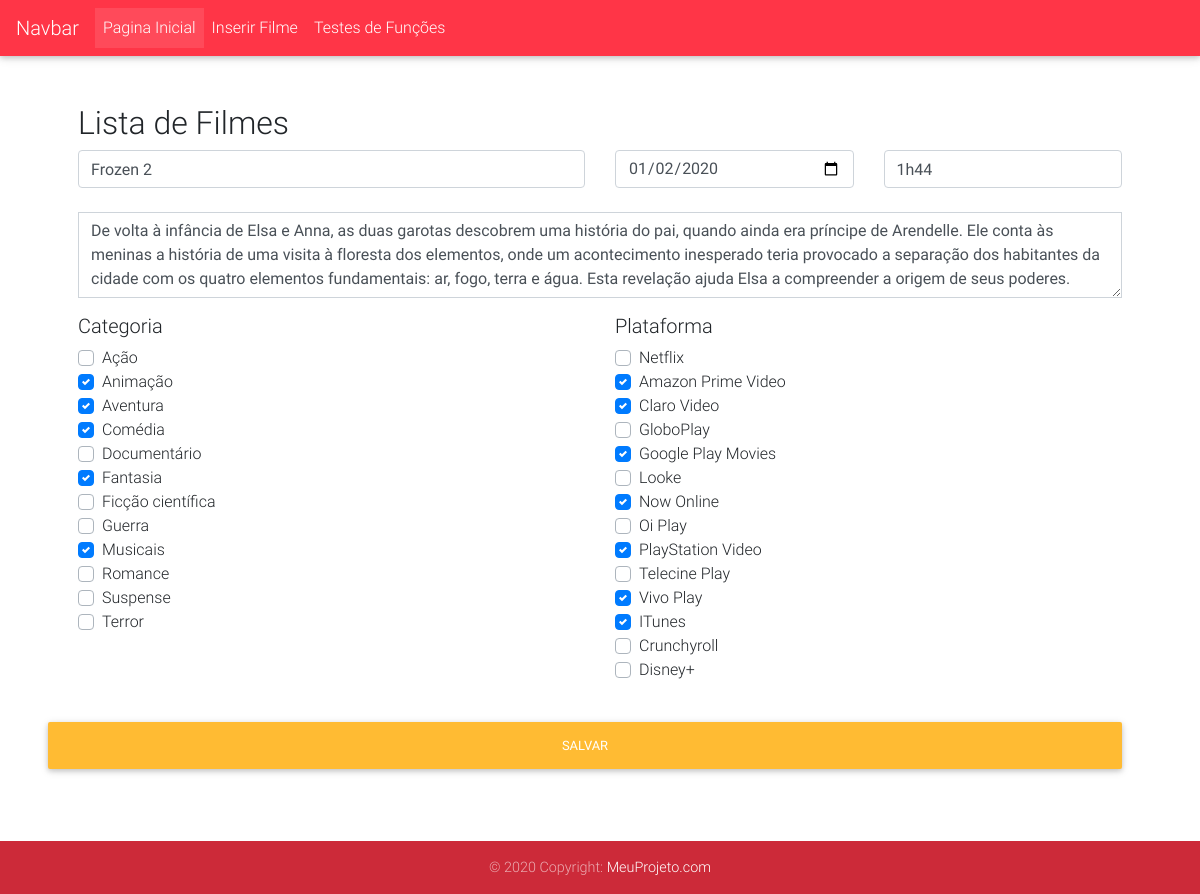
/Home/insere_filme/11, run on the app's committed database.
### tables this page shows
CREATE TABLE `filme` (
  `id` int(11) NOT NULL,
  `titulo` varchar(150) NOT NULL,
  `ano_lancamento` date NOT NULL,
  `duracao` varchar(50) NOT NULL,
  `sinopse` longtext NOT NULL
);

CREATE TABLE `categoria_filme` (
  `id` int(11) NOT NULL,
  `id_filme` int(11) NOT NULL,
  `categoria` int(11) NOT NULL
);

CREATE TABLE `plataforma_filme` (
  `id` int(11) NOT NULL,
  `id_filme` int(11) NOT NULL,
  `plataforma` int(11) NOT NULL
);

### application/controllers/Home.php (called while the page is built, shortened)
<?php
class Home extends CI_Controller{
    function __construct()
    {
        $this->load->model("Home_Model", "m_home");
    }
    public function insere_filme($id = null)
    {
        $data["erro"] = $this->m_home->insere_filme();
        if($id != null)
            $data["filme"] = $this->m_home->get_filmes($id)[0];
        $data["categoria"] = $this->m_home->get_categoria();
        $data["plataforma"] = $this->m_home->get_plataformas();
        $this->load->view("template/header", $data, false);
        $this->load->view("home/form_insere", $data, false);
        $this->load->view("template/footer", $data, false);
    }
}

### index.php (called while the page is built, shortened)
<?php
require_once BASEPATH.'core/CodeIgniter.php';

### application/models/Home_model.php (called while the page is built, shortened)
<?php
class Home_Model extends CI_Model{
    public function get_filmes($id = null)
    {
        if($id != null)
            $this->db->where("id = $id");
        $query = $this->db->get("filme")->result();
        if($query)
        {
            foreach($query as $item)
            {
                $item->categoria = $this->db->get_where("categoria_filme", "id_filme = $item->id")->result();
                $item->plataforma = $this->db->get_where("plataforma_filme", "id_filme = $item->id")->result();
            }
        }
        else
        {
            return array();
        }
        return $query;
    }
    public function get_categoria($id = null)
    {
        $categoria = array();
        $categoria[] = array("id"=> 1, "nome" => "Ação");
        $categoria[] = array("id"=> 2, "nome" => "Animação");
        $categoria[] = array("id"=> 3, "nome" => "Aventura");
        $categoria[] = array("id"=> 4, "nome" => "Comédia");
        $categoria[] = array("id"=> 5, "nome" => "Documentário");
        $categoria[] = array("id"=> 6, "nome" => "Fantasia");
        $categoria[] = array("id"=> 7, "nome" => "Ficção científica");
        $categoria[] = array("id"=> 8, "nome" => "Guerra");
        $categoria[] = array("id"=> 9, "nome" => "Musicais");
        $categoria[] = array("id"=> 10, "nome" => "Romance");
        $categoria[] = array("id"=> 11, "nome" => "Suspense");
        $categoria[] = array("id"=> 12, "nome" => "Terror");
        if($id != null)
        {
            return $categoria[$id-1];
        }
        return $categoria;
    }
    public function get_plataformas($id = null)
    {
        $plataforma = array();
        $plataforma[] = array("id"=> 1, "nome" => "Netflix");
        $plataforma[] = array("id"=> 2, "nome" => "Amazon Prime Video");
        $plataforma[] = array("id"=> 3, "nome" => "Claro Video");
        $plataforma[] = array("id"=> 4, "nome" => "GloboPlay");
        $plataforma[] = array("id"=> 5, "nome" => "Google Play Movies");
        $plataforma[] = array("id"=> 6, "nome" => "Looke");
        $plataforma[] = array("id"=> 7, "nome" => "Now Online");
        $plataforma[] = array("id"=> 8, "nome" => "Oi Play");
        $plataforma[] = array("id"=> 9, "nome" => "PlayStation Video");
        $plataforma[] = array("id"=> 10, "nome" => "Telecine Play");
        $plataforma[] = array("id"=> 11, "nome" => "Vivo Play");
        $plataforma[] = array("id"=> 12, "nome" => "ITunes");
        $plataforma[] = array("id"=> 13, "nome" => "Crunchyroll");
        $plataforma[] = array("id"=> 14, "nome" => "Disney+");
        if($id != null)
        {
            return $plataforma[$id-1];
        }
        return $plataforma;
    }
    public function insere_filme()
    {
        if(sizeof($_POST) == 0) return;
        $rst = (object)array("result" => false, "msg" => "", "tipo" => 0);
        $data = (object)$this->input->post();
        $this->db->set("titulo", $data->titulo);
        $this->db->set("ano_lancamento", $data->ano_lancamento);
        $this->db->set("duracao", $data->duracao);
        $this->db->set("sinopse", $data->sinopse);
        return $rst;
    }
}

### application/views/home/form_insere.php (the view, shortened to what this page needs)
<div class="container p-5">
    <h2>Lista de Filmes</h2>
    <form method="post" action="#">
        <div class="row">
            <div class="col-md-6 col-sm-6 col-xs-12">
                <input type="text" id="titulo" name="titulo" value="<?= isset($filme) ? $filme->titulo : "" ?>" class="form-control mb-4" placeholder="Titulo">
            </div>
            <div class="col-md-3 col-sm-3 col-xs-12">
                <input type="date" id="ano_lancamento" value="<?= isset($filme) ? $filme->ano_lancamento : "" ?>" name="ano_lancamento" class="form-control mb-4" placeholder="Data de Lançamento">
            </div>
            <div class="col-md-3 col-sm-3 col-xs-12">
                <input type="text" id="duracao" value="<?= isset($filme) ? $filme->duracao : "" ?>" name="duracao" class="form-control mb-4" placeholder="Duração do Filme">
            </div>
            <div class="col-md-12 col-sm-12 col-xs-12">
                <textarea class="form-control rounded-0" id="sinopse" rows="3" name="sinopse" placeholder="Sinopse"><?= isset($filme) ? $filme->sinopse : ""  ?></textarea>
            </div>
        </div>
        <div class="row mt-3">
            <div class="col-md-6 col-sm-6 col-xs-12">
                <h5>Categoria</h5>
                <?php foreach($categoria as $item): ?>
                    <?php if(isset($filme)): ?>
                        <?php foreach($filme->categoria as $value): ?>
                            <?php $item["verif"] = 0; ?>
                            <?php if($value->categoria == $item["id"]): ?>
                                <?php $item["verif"] = 1; ?>
                                <div class="custom-control custom-checkbox">
                                    <label class="custom-control-label" for="categoria<?= $item["id"] ?>"><?= $item["nome"] ?></label>
                                </div>
                                <?php break; ?>
                            <?php endif; ?>
                        <?php endforeach; ?>
                        <?php if($item["verif"] == 0): ?>
                            <div class="custom-control custom-checkbox">
                                <label class="custom-control-label" for="categoria<?= $item["id"] ?>"><?= $item["nome"] ?></label>
                            </div>
                        <?php endif; ?>
                    <?php endif; ?>
                <?php endforeach; ?>
            </div>
            <div class="col-md-6 col-sm-6 col-xs-12">
                <h5>Plataforma</h5>
                <?php foreach($plataforma as $item): ?>
                    <?php if(isset($filme)): ?>
                        <?php foreach($filme->plataforma as $value): ?>
                            <?php $item["verif"] = 0; ?>
                            <?php if($value->plataforma == $item["id"]): ?>
                                <?php $item["verif"] = 1; ?>
                                <div class="custom-control custom-checkbox">
                                    <label class="custom-control-label" for="plataforma<?= $item["id"] ?>"><?= $item["nome"] ?></label>
                                </div>
                                <?php break; ?>
                            <?php endif; ?>
                        <?php endforeach; ?>
                        <?php if($item["verif"] == 0): ?>
                            <div class="custom-control custom-checkbox">
                                <label class="custom-control-label" for="plataforma<?= $item["id"] ?>"><?= $item["nome"] ?></label>
                            </div>
                        <?php endif; ?>
                    <?php endif; ?>
                <?php endforeach; ?>
            </div>
        </div>
        <div class="row mt-3">
            <button class="btn btn-warning btn-block my-4" type="submit">Salvar</button>
        </div>
    </form>
</div>

### data on the page
filme: titulo "Frozen 2", ano_lancamento "01/02/2020", duracao "1h44", sinopse "De volta à infância de Elsa e Anna, as duas garotas descobrem uma história do pai, quando ainda era príncipe de Arendelle. Ele conta às meninas a história de uma visita à floresta dos elementos, onde um acontecimento inesperado teria provocado a separação dos habitantes da cidade com os quatro elementos fundamentais: ar, fogo, terra e água. Esta revelação ajuda Elsa a compreender a origem de seus poderes."
categoria_filme: nome "Animação"
categoria_filme: nome "Aventura"
categoria_filme: nome "Comédia"
categoria_filme: nome "Fantasia"
categoria_filme: nome "Musicais"
plataforma_filme: nome "Amazon Prime Video"
plataforma_filme: nome "Claro Video"
plataforma_filme: nome "Google Play Movies"
plataforma_filme: nome "Now Online"
plataforma_filme: nome "PlayStation Video"
plataforma_filme: nome "Vivo Play"
plataforma_filme: nome "ITunes"

### other printed values
$item["nome"] "Ação"
$item["nome"] "Documentário"
$item["nome"] "Ficção científica"
$item["nome"] "Guerra"
$item["nome"] "Romance"
$item["nome"] "Suspense"
$item["nome"] "Terror"
$item["nome"] "Netflix"
$item["nome"] "GloboPlay"
$item["nome"] "Looke"
$item["nome"] "Oi Play"
$item["nome"] "Telecine Play"
$item["nome"] "Crunchyroll"
$item["nome"] "Disney+"
